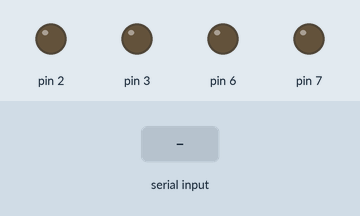
The sketch below on a simulated Arduino Uno, built with avr-gcc and run on an emulated ATmega328P. On the bench: output pins drawn as LEDs (lit = HIGH). The test bench sets the inputs (shaded band).

Above: at 1.2 s.
1.3 s: "W" received over Serial
At 2.1 s:
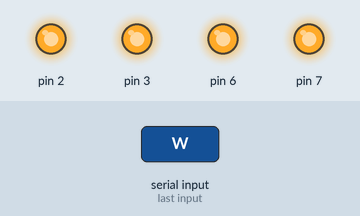
2.8 s: "L" received over Serial
At 3.3 s:
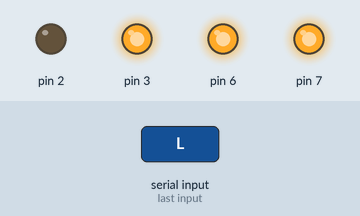
4.3 s: "R" received over Serial
At 5.5 s:
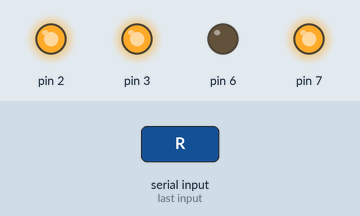
5.8 s: "N" received over Serial
At 6.7 s:
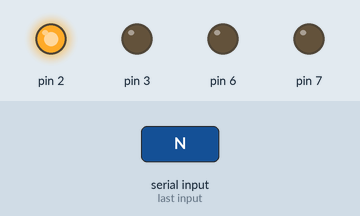
Timing chart, 0 to 8.3 s (numbered marks = the images above; inputs shaded):
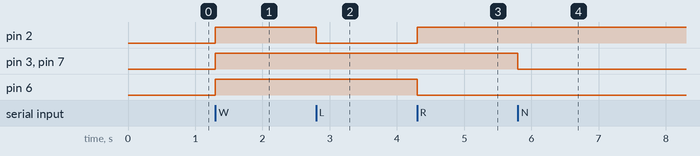

The sketch:

Drive.ino
```cpp
void setup() {
  // put your setup code here, to run once:o
pinMode(7,OUTPUT);
pinMode(6,OUTPUT);
pinMode(3,OUTPUT);
pinMode(2,OUTPUT);
Serial.begin(9600);
}
void RF()
{
analogWrite(7,255);
digitalWrite(6,1);
}
void LF()
{
  analogWrite(3,255);
digitalWrite(2,1);
}
void loop() {
  // put your main code here, to run repeatedly:
  char a=Serial.read();
if(a=='W')
{
  RF();
  LF();
}
else if(a=='L')
{
  RF();
    analogWrite(3,255);
digitalWrite(2,0);
}
else if(a=='R')
{
  LF();
    analogWrite(7,255);
digitalWrite(6,0);
}
else if(a=='N')
{
  analogWrite(3,0);
  analogWrite(7,0);
}
}
```

Measured:
- after the input at 1.3 s, pin 2, pin 3, pin 6, pin 7: LOW → HIGH at once
- after the input at 2.8 s, pin 2: HIGH → LOW at once
- after the input at 4.3 s, pin 2: LOW → HIGH at once; pin 6: HIGH → LOW at once
- after the input at 5.8 s, pin 3, pin 7: HIGH → LOW at once
